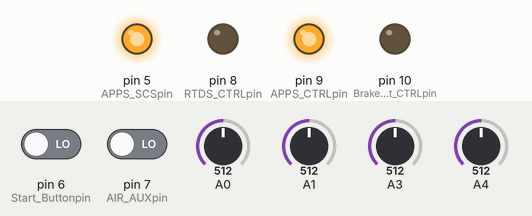
A sketch run on a simulated Arduino Uno, built with avr-gcc and run on an emulated ATmega328P. On the bench: output pins drawn as LEDs (lit = HIGH). The test bench sets the inputs (shaded band); at power-on: pin 6 (Start_Buttonpin) LOW, pin 7 (AIR_AUXpin) LOW, A0 = 512, A1 = 512, A3 = 512, A4 = 512. At 4.4 s the program stops and its outputs stay as they are.

Above: at 1.2 s.
1.3 s: pin 6 (Start_Buttonpin) driven HIGH and pin 7 (AIR_AUXpin) driven HIGH
At 2.5 s:
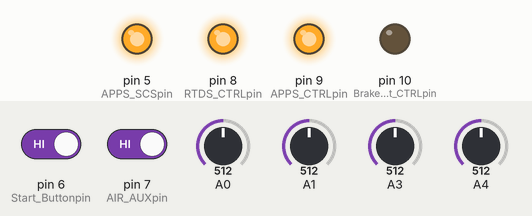
At 3.6 s:
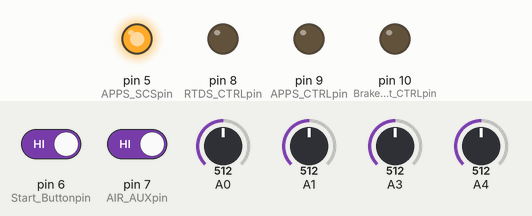
4.3 s: A0 set to 716
At 4.9 s:
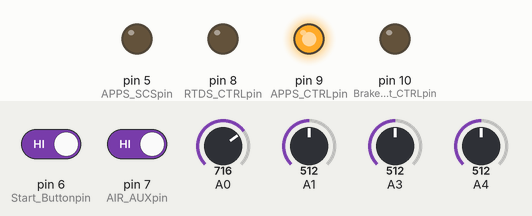
Timing chart, 0 to 5.9 s (numbered marks = the images above; inputs shaded):
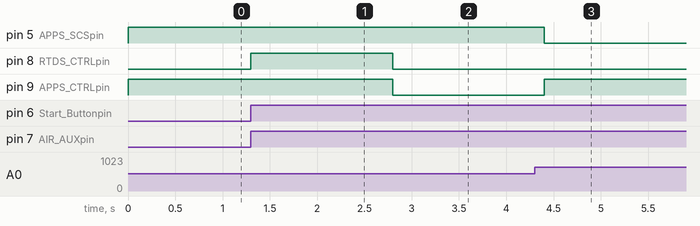

Measured:
- after the input at 1.3 s, pin 8 (RTDS_CTRLpin): LOW → HIGH at once, → LOW 1.5 s later; pin 9 (APPS_CTRLpin): HIGH → LOW after 1.5 s
- after the input at 4.3 s, pin 5 (APPS_SCSpin): HIGH → LOW after 0.10 s; pin 9 (APPS_CTRLpin): LOW → HIGH after 0.10 s

The sketch:

STmofo.ino
```cpp
float APPS1_Voltage, APPS2_Voltage, BrakeSensor_Voltage, APPS1_PedalTravel, APPS2_PedalTravel,  Delta, BSPD_OP, z = 0.6;
#define APPS_SCSpin 5
#define Start_Buttonpin 6
#define AIR_AUXpin 7
#define RTDS_CTRLpin 8
#define APPS_CTRLpin 9
#define Brakelight_CTRLpin 10
int BrakeSensor_Reading, APPS1_newReading, APPS1_currentReading, APPS1_lastReading, APPS2_newReading, APPS2_currentReading, APPS2_lastReading, timer = 1,RTD = 0,AIR_Check;
bool error1 = true;
bool error2 = true;
void Impl1();
void Impl2();
void RTDS();
void Read_APPS_Data();
void Filter_APPS();

void setup() {
  RTD=0;
  Serial.begin(115200);
  pinMode(A0,INPUT);
  pinMode(A1,INPUT);
  pinMode(A2,INPUT);
  pinMode(A3,INPUT);
  pinMode(A4,INPUT);
  pinMode(Start_Buttonpin,INPUT);
  pinMode(AIR_AUXpin,INPUT);
  pinMode(APPS_SCSpin,OUTPUT);
  pinMode(APPS_CTRLpin,OUTPUT);
  pinMode(RTDS_CTRLpin,OUTPUT);
  pinMode(Brakelight_CTRLpin,OUTPUT);
  digitalWrite(APPS_SCSpin,1);


}
void Read_APPS_Data(){
  APPS1_newReading = analogRead(A0);
  APPS2_newReading = analogRead(A1);
  APPS1_PedalTravel = 100.0 * ((APPS1_newReading)/(1023.0));  //substitute 5 and 1.1 value of APPS1_Voltage voltage range
  APPS2_PedalTravel = 100.0 * ((APPS2_newReading)/(1023.0));    //substitute 8.192 and 1.5 value of APPS2_Voltage voltage range
  Delta = abs(APPS1_PedalTravel - APPS2_PedalTravel);
}

void Filter_APPS(){
  APPS1_lastReading = analogRead(A0);
  APPS2_lastReading = analogRead(A1);
};

void RTDS(){
  AIR_Check = digitalRead(AIR_AUXpin);
  int Button = digitalRead(Start_Buttonpin);
  BrakeSensor_Reading = analogRead(A4);
  if((AIR_Check==1)&&(Button==1)&&(int(BrakeSensor_Reading >= 140))){
    digitalWrite(RTDS_CTRLpin,1);
    delay(1500);
    digitalWrite(RTDS_CTRLpin,0);
    RTD = 1;
    }
  else{
    RTD = 0;
  }
}


void Brakelight_ON(){
  BrakeSensor_Reading = analogRead(A4);
  if(BrakeSensor_Reading > 140){
   digitalWrite(Brakelight_CTRLpin,1);
  }
  else{
   digitalWrite(Brakelight_CTRLpin,0);
  }
}


void loop() {
  AIR_Check = digitalRead(AIR_AUXpin);
  if(!RTD){
    RTDS();
  }
  if(AIR_Check && RTD){
    error1 = false;
    error2 = false;
    digitalWrite(APPS_CTRLpin,0);
    Impl1();
    Impl2();
    if(error1||error2){
      digitalWrite(APPS_CTRLpin,1);
      if(((APPS1_currentReading > (APPS1_lastReading-10)) || (APPS1_currentReading<(APPS1_lastReading+10))) && (APPS2_currentReading != APPS2_lastReading)){
        while(Delta>=10.0){
           digitalWrite(APPS_SCSpin,0);
        }
      }
    }
    else{
      digitalWrite(APPS_CTRLpin,0);
    }
  }
  else{
    digitalWrite(APPS_CTRLpin,1);
    RTD = 0;
  }
}
void Impl1(){
  Filter_APPS();
  Read_APPS_Data();
  if(Delta >= 10){
    int impl1 = millis();
    while(Delta >= 10){
      Filter_APPS();
      Read_APPS_Data();
      if((millis()-impl1)>100){
          error1 = true;
          break;
      }
    }
  }
  else {
    error1 = false;
  }
}

void Impl2(){
  BSPD_OP = analogRead(A3);
  if( BSPD_OP > 716 ){
    int impl2 = millis();
    while(BSPD_OP > 716){
      BSPD_OP = analogRead(A3);
      if((millis()-impl2)>500){
        error2 = true;
        break;
      }
    }
    while(APPS1_PedalTravel > 5.0){
      digitalWrite(APPS_CTRLpin,1);
      Filter_APPS();
      Read_APPS_Data();
      Serial.println(APPS1_PedalTravel);
    }
  }
  else {
    error2 = false;
  }
}
```
